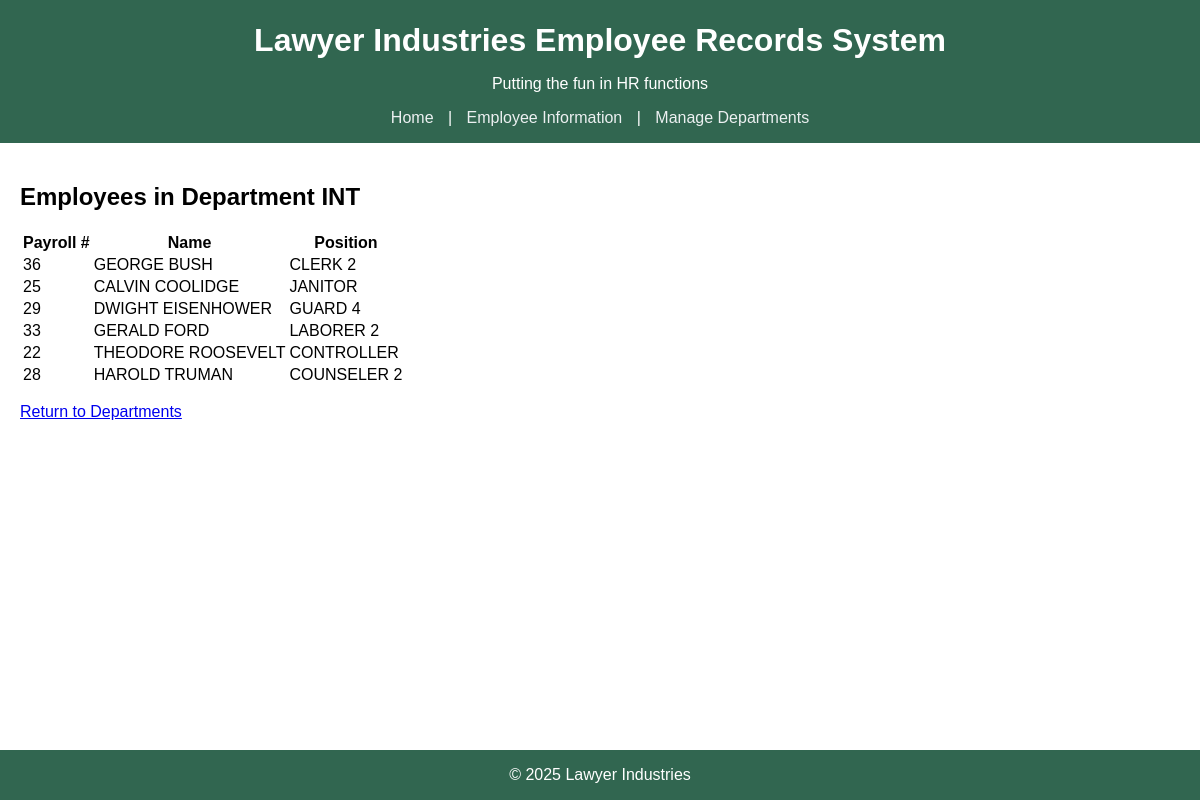
The page /index.php?action=department_employees&code=INT on the database its author committed.
### tables this page shows
CREATE TABLE employee (
  payroll_number		SMALLINT(5) NOT NULL,
  last_name			VARCHAR(30) NOT NULL,
  first_name			VARCHAR(20) NOT NULL,
  absences			SMALLINT(5) NULL,
  wages				DOUBLE(8, 2) NULL,
  street			VARCHAR(35) NULL,
  city				VARCHAR(20) NULL,
  state				CHAR(2) DEFAULT 'SC',
  phone				CHAR(13) NULL,
  social_security_number 	CHAR(11) NOT NULL UNIQUE,
  employment_date		DATE NULL,
  birth_date			DATE NULL,
  current_position		CHAR(20) NULL,
  fk_department			CHAR(4) NULL,
  gender			ENUM('M','F') DEFAULT 'M',
  PRIMARY KEY (payroll_number),
  FOREIGN KEY (fk_department) REFERENCES department (department)
);

### model/department.php (called while the page is built, shortened)
<?php
require_once 'db.php';
function get_employees_by_department($code) {
    global $db;
    $query = "
        SELECT payroll_number, first_name, last_name, current_position
        FROM employee
        WHERE fk_department = :code
        ORDER BY last_name
    ";
    $stmt = $db->prepare($query);
    $stmt->execute([':code' => $code]);
    return $stmt->fetchAll(PDO::FETCH_ASSOC);
}

### view/department-employees.php (the view)
<h2>Employees in Department <?= htmlspecialchars($_GET['code']) ?></h2>
<?php if (empty($employees)): ?>
    <p>No employees found in this department.</p>
<?php else: ?>
    <table>
        <thead>
            <tr>
                <th>Payroll #</th>
                <th>Name</th>
                <th>Position</th>
            </tr>
        </thead>
        <tbody>
            <?php foreach ($employees as $emp): ?>
                <tr>
                    <td><?= htmlspecialchars($emp['payroll_number']) ?></td>
                    <td><?= htmlspecialchars($emp['first_name'] . ' ' . $emp['last_name']) ?></td>
                    <td><?= htmlspecialchars($emp['current_position']) ?></td>
                </tr>
            <?php endforeach; ?>
        </tbody>
    </table>
<?php endif; ?>
<p><a href="index.php?action=departments">Return to Departments</a></p>

### css/style.css (style rules this page uses)
body { font-family: Arial, sans-serif; background: white; margin: 0; padding: 0; }

### rows shown on the page
employee: payroll_number "36", first_name+last_name "GEORGE BUSH", current_position "CLERK 2"
employee: payroll_number "25", first_name+last_name "CALVIN COOLIDGE", current_position "JANITOR"
employee: payroll_number "29", first_name+last_name "DWIGHT EISENHOWER", current_position "GUARD 4"
employee: payroll_number "33", first_name+last_name "GERALD FORD", current_position "LABORER 2"
employee: payroll_number "22", first_name+last_name "THEODORE ROOSEVELT", current_position "CONTROLLER"
employee: payroll_number "28", first_name+last_name "HAROLD TRUMAN", current_position "COUNSELER 2"

### other values the page prints
$_GET['code'] "INT"
